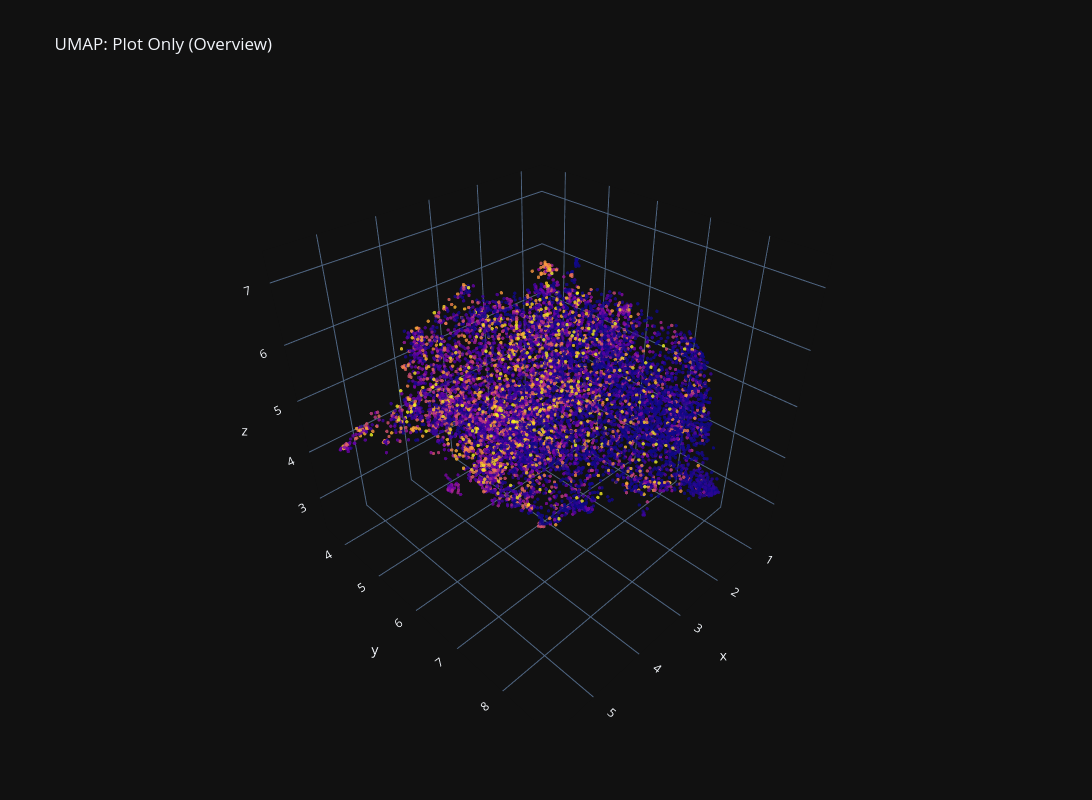
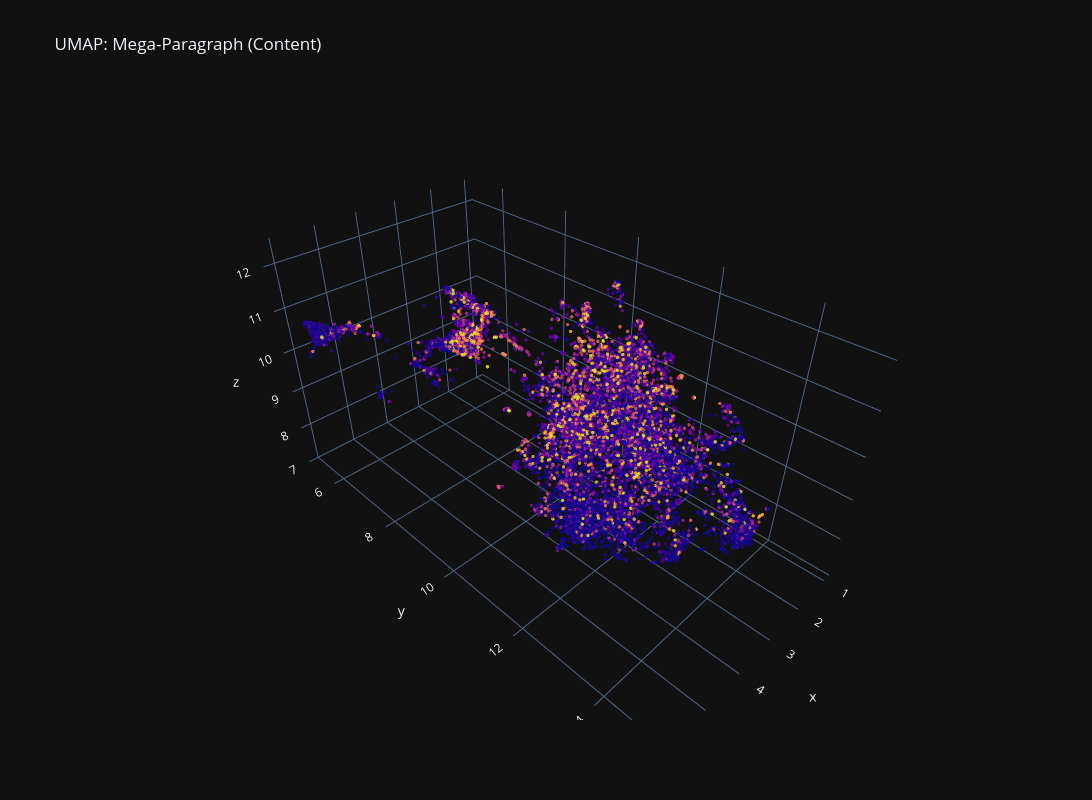

Source (notebook cell) for these figures, in order:
### Code cell
# 3) Mega-Paragraph vs Plot-Only Test
plot_texts = df["overview"].fillna("").astype(str).tolist()
content_texts = df["content"].fillna("").astype(str).tolist()

overview_embeddings = bge_model.encode(
    plot_texts,
    device=device,
    show_progress_bar=True,
    normalize_embeddings=True,
)
content_embeddings = embeddings

overview_coords = umap_3d(overview_embeddings, n_neighbors=30, min_dist=0.1, metric="cosine")
content_coords = umap_3d(content_embeddings, n_neighbors=30, min_dist=0.1, metric="cosine")

plot_3d(overview_coords, df, "UMAP: Plot Only (Overview)")
plot_3d(content_coords, df, "UMAP: Mega-Paragraph (Content)")

### Figure 1 — Plotly figure (JSON) as saved in the notebook; plotly's stock layout.template omitted (floating-point values rounded to 4 significant figures; data arrays with more than 128 entries replaced by an {"elided": "..."} marker saying what was removed)
{"data": [{"marker": {"color": {"elided": "9910 int values"}, "opacity": 0.8, "size": 2}, "mode": "markers", "text": {"elided": "9910 str values"}, "type": "scatter3d", "x": {"elided": "9910 float values"}, "y": {"elided": "9910 float values"}, "z": {"elided": "9910 float values"}}], "layout": {"height": 800, "scene": {"aspectmode": "data"}, "title": {"text": "UMAP: Plot Only (Overview)"}, "width": 1200}}

### Figure 2 — Plotly figure (JSON) as saved in the notebook; plotly's stock layout.template omitted (floating-point values rounded to 4 significant figures; data arrays with more than 128 entries replaced by an {"elided": "..."} marker saying what was removed)
{"data": [{"marker": {"color": {"elided": "9910 int values"}, "opacity": 0.8, "size": 2}, "mode": "markers", "text": {"elided": "9910 str values"}, "type": "scatter3d", "x": {"elided": "9910 float values"}, "y": {"elided": "9910 float values"}, "z": {"elided": "9910 float values"}}], "layout": {"height": 800, "scene": {"aspectmode": "data"}, "title": {"text": "UMAP: Mega-Paragraph (Content)"}, "width": 1200}}
